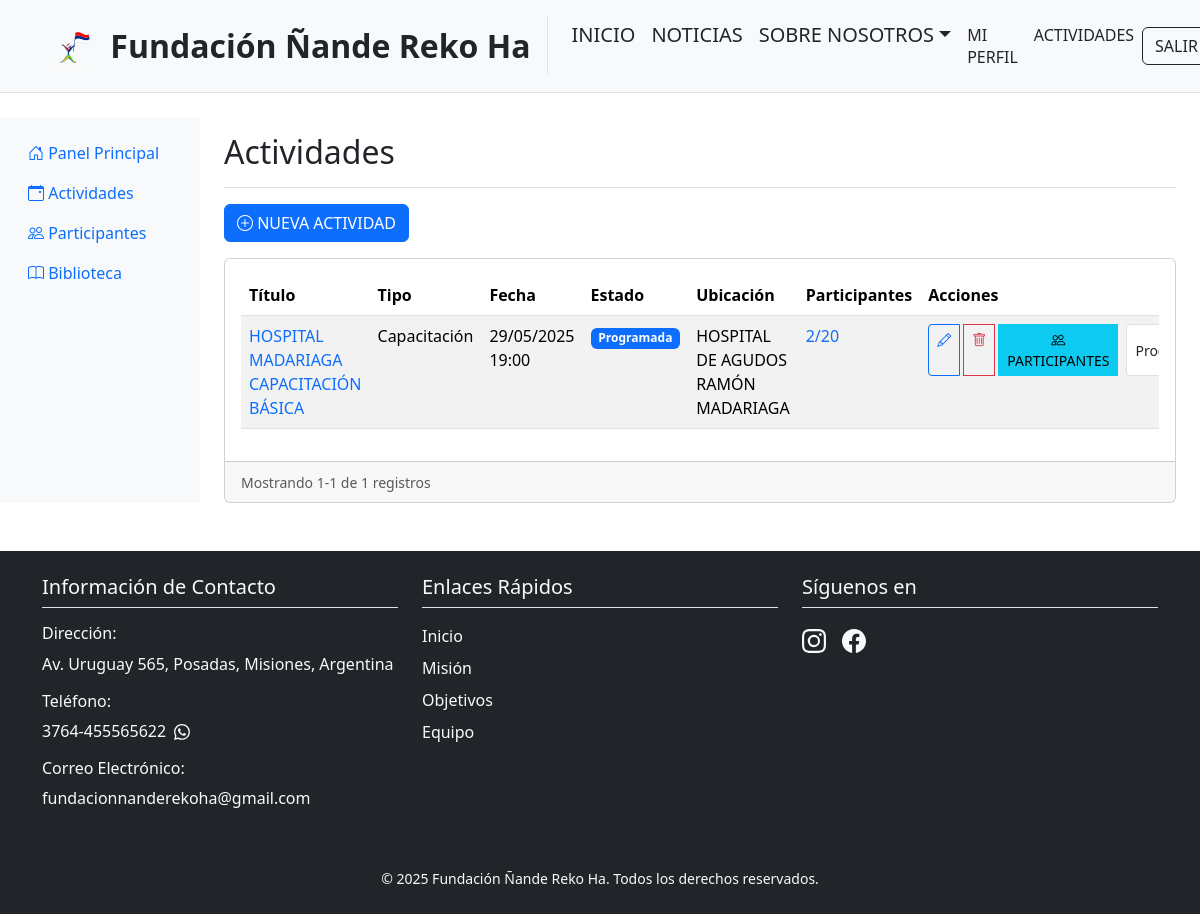
The page /dashboard/actividades/ (signed in) on the database as committed earlier.
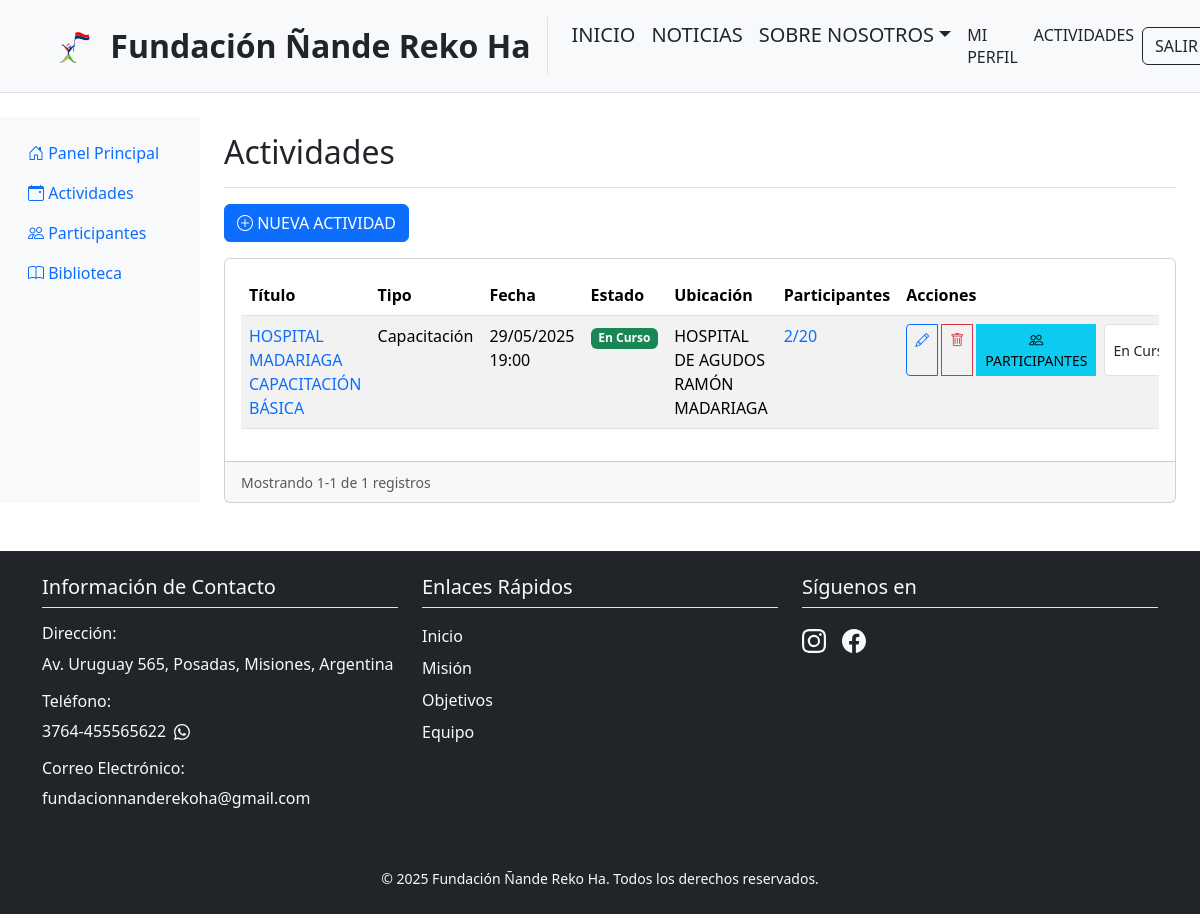
The same page on the database as committed later.
### dashboard/models.py (models this page shows, shortened)
class Activity(models.Model):
    ACTIVITY_TYPES = [
        ('CAPACITACION', 'Capacitación'),
        ('EVENTO', 'Evento'),
        ('REUNION', 'Reunión'),
        ('TALLER', 'Taller'),
    ]
    STATUS_CHOICES = [
        ('PROGRAMADA', 'Programada'),
        ('EN_CURSO', 'En Curso'),
        ('COMPLETADA', 'Completada'),
        ('CANCELADA', 'Cancelada'),
    ]
    title = models.CharField('Título', max_length=200)
    description = models.TextField('Descripción')
    activity_type = models.CharField('Tipo de Actividad', max_length=20, choices=ACTIVITY_TYPES)
    date = models.DateTimeField('Fecha y Hora')
    location = models.CharField('Ubicación', max_length=200)
    capacity = models.PositiveIntegerField('Capacidad', null=True, blank=True)
    status = models.CharField('Estado', max_length=20, choices=STATUS_CHOICES, default='PROGRAMADA')
    created_at = models.DateTimeField('Fecha de Creación', auto_now_add=True)
    updated_at = models.DateTimeField('Última Actualización', auto_now=True)
    created_by = models.ForeignKey(
        User,
        on_delete=models.SET_NULL,
        null=True,
        related_name='activities_created'
    )
    attendance_managers = models.ManyToManyField(
        User,
        related_name='managed_activities',
        verbose_name='Gestores de Asistencia',
        blank=True
    )
    class Meta:
        verbose_name = 'Actividad'
        verbose_name_plural = 'Actividades'
        ordering = ['-date']
    def is_open_for_enrollment(self):
        return self.status in ['PROGRAMADA', 'EN_CURSO']

### dashboard/views.py (the view)
# urls.py: path('actividades/', views.activity_list, name='activity-list'),
@login_required
def activity_list(request):
    activity_list = Activity.objects.all().order_by('-date')
    paginator = Paginator(activity_list, 10)  # 10 actividades por página
    page = request.GET.get('page')
    try:
        activities = paginator.page(page)
    except PageNotAnInteger:
        activities = paginator.page(1)
    except EmptyPage:
        activities = paginator.page(paginator.num_pages)
    user_activities = set(
        Participant.objects.filter(user=request.user)
        .values_list('activity_id', flat=True)
    )
    return render(request, 'dashboard/activity_list.html', {
        'activities': activities,
        'page_obj': activities,
        'is_admin': request.user.perfiles.role == 'ADMIN',
        'is_staff': request.user.perfiles.role == 'STAFF',
        'is_foundation_member': request.user.perfiles.is_foundation_member,
        'user_activities': user_activities
    })

### users/models.py (called while the page is built)
    @property
    def is_foundation_member(self):
        return self.role in ['ADMIN', 'STAFF']

### dashboard/templates/dashboard/activity_list.html (shortened to what the changed rows need)
{% extends 'dashboard/base.html' %}
{% load static %}
{% block dashboard_title %}Actividades{% endblock %}
{% block dashboard_content %}
<div class="card">
    <div class="card-body">
        <div class="table-responsive">
            <table class="table table-striped">
                <thead>
                    <tr>
                        <th>Título</th>
                        <th>Tipo</th>
                        <th>Fecha</th>
                        <th>Estado</th>
                        <th>Ubicación</th>
                        <th>Participantes</th>
                        <th>Acciones</th>
                    </tr>
                </thead>
                <tbody>
                    {% for activity in activities %}
                    <tr>
                        <td>
                            <a href="{% url 'dashboard:activity-detail' activity.pk %}" class="text-decoration-none">
                                {{ activity.title }}
                            </a>
                        </td>
                        <td>{{ activity.get_activity_type_display }}</td>
                        <td>{{ activity.date|date:"d/m/Y H:i" }}</td>
                        <td>
                            <span class="badge {% if activity.status == 'PROGRAMADA' %}bg-primary
                                             {% elif activity.status == 'EN_CURSO' %}bg-success
                                             {% elif activity.status == 'COMPLETADA' %}bg-secondary
                                             {% else %}bg-danger{% endif %}">
                                {{ activity.get_status_display }}
                            </span>
                        </td>
                        <td>{{ activity.location }}</td>
                        <td>
                            <div class="d-flex align-items-center">
                                <a href="{% url 'dashboard:participant-list' %}?activity={{ activity.pk }}"
                                   class="text-decoration-none"
                                   title="Ver participantes">
                                    {{ activity.participants.count }}{% if activity.capacity %}/{{ activity.capacity }}{% endif %}
                                </a>
                            </div>
                        </td>
                        <td>
                            <div class="btn-group">
                                {% if is_admin %}
                                    <a href="{% url 'dashboard:activity-edit' activity.pk %}"
                                       class="btn btn-sm btn-outline-primary me-1"
                                       title="Editar">
                                        <i class="bi bi-pencil"></i>
                                    </a>
                                    <a href="{% url 'dashboard:activity-delete' activity.pk %}"
                                       class="btn btn-sm btn-outline-danger me-1"
                                       title="Eliminar"
                                       onclick="return confirm('¿Estás seguro de que deseas eliminar esta actividad?');">
                                        <i class="bi bi-trash"></i>
                                    </a>
                                {% endif %}
                                {% if is_foundation_member or is_admin %}
                                    <a href="{% url 'dashboard:participant-list' %}?activity={{ activity.pk }}"
                                       class="btn btn-sm btn-info me-2"
                                       title="Gestionar participantes">
                                        <i class="bi bi-people"></i>
                                        <span class="d-none d-md-inline">Participantes</span>
                                    </a>
                                {% endif %}
                                {% if is_foundation_member %}
                                    <select class="form-select form-select-sm status-select me-2"
                                            style="width: auto;"
                                            data-activity-id="{{ activity.pk }}"
                                            title="Cambiar estado">
                                        {% for status, label in activity.STATUS_CHOICES %}
                                            <option value="{{ status }}" {% if activity.status == status %}selected{% endif %}>
                                                {{ label }}
                                            </option>
                                        {% endfor %}
                                    </select>
                                {% endif %}
                            </div>
                        </td>
                    </tr>
                    {% empty %}
                    <tr>
                        <td colspan="7" class="text-center">No hay actividades registradas</td>
                    </tr>
                    {% endfor %}
                </tbody>
            </table>
        </div>
    </div>
</div>
{% endblock %}

Rows that differ between the two databases and show on the page:
changed Activity "HOSPITAL MADARIAGA CAPACITACIÓN BÁSICA": status "Programada" → "En Curso"; status+id "Programada" → "En Curso"
